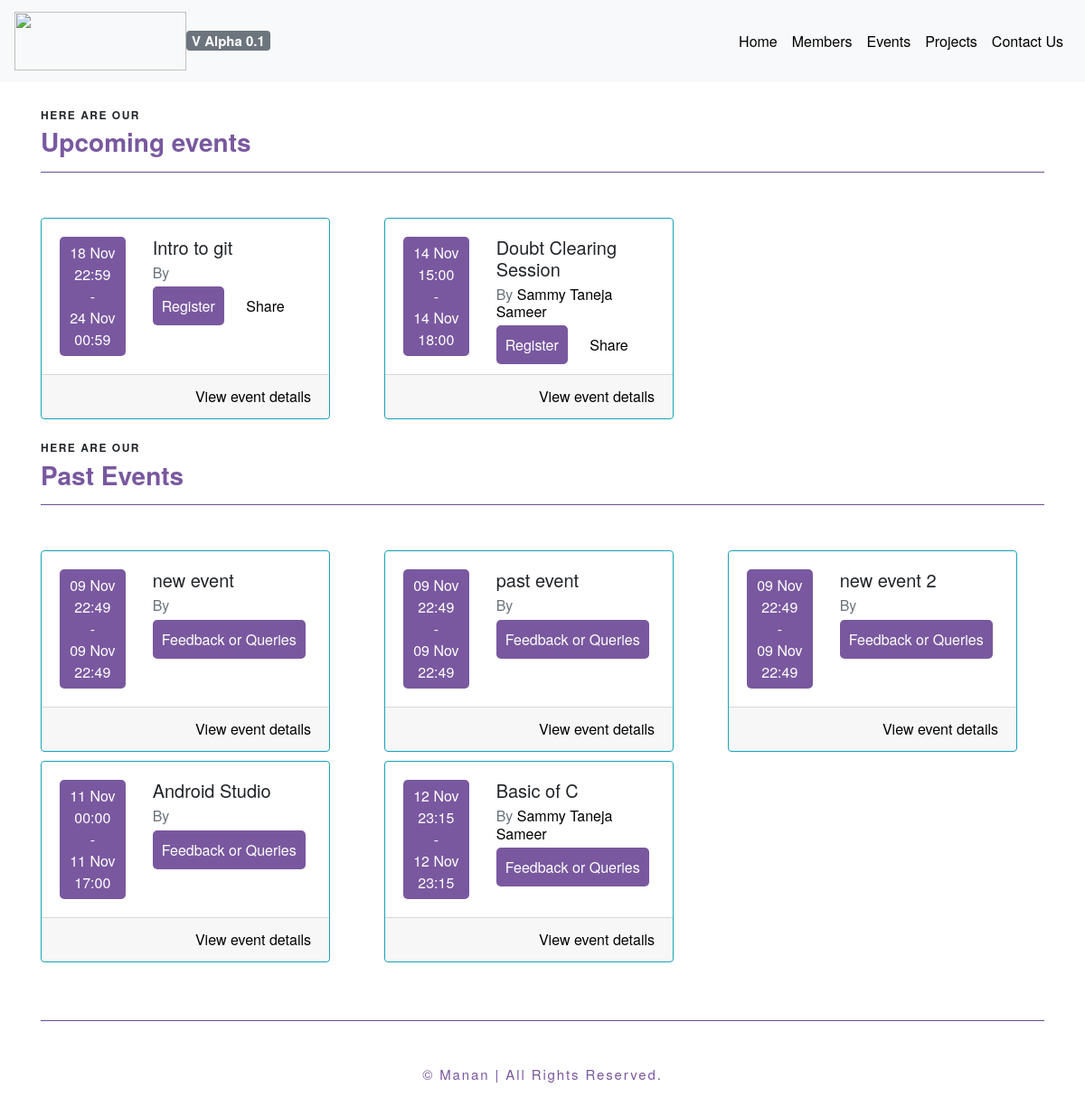
Screenshot of /events/ with the database file from the repository.
### main/models.py (models this page shows, shortened)
class Event(models.Model):
    description = models.TextField(blank=True, null=True)
    title = models.CharField(max_length=500)
    host = models.ManyToManyField(User)
    venue = models.CharField(max_length=100)
    fee = models.IntegerField(default=0)
    rules = models.TextField(blank=True, null=True)
    prerequistes = models.TextField(blank=True, null=True)
    start_date = models.DateField(default=datetime.date.today,auto_now=False,auto_now_add=False)
    end_date = models.DateField(default=datetime.date.today,auto_now=False,auto_now_add=False)
    start_time = models.TimeField(default=datetime.datetime.now().time(),auto_now=False,auto_now_add=False)
    end_time = models.TimeField(default=datetime.datetime.now().time(),auto_now=False,auto_now_add=False)

class Profile(models.Model):
    user = models.OneToOneField(User, on_delete=models.CASCADE)
    email = models.EmailField(blank=True)
    fname = models.CharField(max_length=100, blank=True)
    lname = models.CharField(max_length=100, blank=True)
    github = models.CharField(max_length=100, blank=True)
    batch = models.IntegerField(default=2017)
    facebook = models.CharField(max_length=100, blank=True)
    linkedin = models.CharField(max_length=100, blank=True)
    twitter = models.CharField(max_length=100, blank=True)

### main/views.py (the view)
# urls.py: url(r'^events/$',event_list_view,name="events-list"),
def event_list_view(request):
	obj = Event.objects.all()
	past = []
	future = []
	for x in obj :
		if x.end_date <datetime.date.today():
			past.append(x)
		elif x.end_date ==datetime.date.today() and x.end_time < datetime.datetime.now().time():
			past.append(x)
		else :
			future.append(x)
	return render(request,'events.html',{'past':past,'future':future})

### main/templates/events.html (shortened to what this page needs)
<!doctype html>
<html lang="en">
<head>
  <link rel="stylesheet" href="https://maxcdn.bootstrapcdn.com/bootstrap/4.0.0-beta.2/css/bootstrap.min.css">
</head>
<body style="background-color: #fff">
  <nav class="navbar fixed-top navbar-expand-lg bg-light" style="background-color: #fff;">
    <a class="navbar-brand" href="/">
      <img src="https://s3.amazonaws.com/aws-website-manan-y6eya/manan/manan-logo.png" width="190" height="65"><span class="badge badge-secondary">V Alpha 0.1</span>
    </a>
    <div class="collapse navbar-collapse justify-content-end" id="navbarSupportedContent">
      <ul class="navbar-nav justify-content-end">
        <li class="nav-item active">
          <a class="nav-link" href="/">Home <span class="sr-only">(current)</span></a>
        </li>
        <li class="nav-item">
          <a class="nav-link" href="/members">Members</a>
        </li>
        <li class="nav-item">
          <a class="nav-link" href="/events/">Events</a>
        </li>
        <li class="nav-item">
          <a class="nav-link" href="/projects/">Projects</a>
        </li>
        <li class="nav-item">
          <a class="nav-link" href="/contact/">Contact Us</a>
        </li>
      </ul>
    </div>
  </nav>
  <div class="container">
    <br/><br/><br/><br/>
    <div class="row">
      <div class="col-lg-12"><br/>
        <p class="txxt-head">Here are our</p>
        <h3 class="txxt-body">Upcoming events</h3>
        <hr style="background-color: #79589F">
        <br/>
      </div>
    </div>
    <div class="row">
      {% for x in future %}
      <div class="col-lg-4" style="margin-top: 10px;">
        <div class="card border-info" style="width: 20rem;">
          <div class="card-body">
            <div class="row">
              <div class="col-lg-4">
                <div class="container text-center" style="padding:6px;background-color:#79589F;color:#fff;border-radius:5px; ">
                  {{ x.start_date|date:"d M " }}{{ x.start_time|time:"H:i" }}
                  <br/>
                  -
                  <br/>
                  {{ x.end_date|date:"d M" }} {{ x.end_time|time:"H:i" }}
                </div>
              </div>
              <div class="col-lg-8">
                <h5 class="card-title">{{x.title}}</h5>
                <h6 class="card-subtitle mb-2 text-muted">By
                {% for y in x.host.all %}
                <a href="/member/{{y.username}}">{{y.profile.fname}} {{y.profile.lname}}</a>
                {% endfor %}
                </h6>
                <a href="#" class="card-link"  style="padding:10px;background-color:#79589F;color:#fff;border-radius:5px; " data-toggle="modal" data-target="#exampleModal" data-eventid="{{x.title}}"  data-eventname="{{x.title}}">Register</a>
                <a href="#" class="card-link">Share</a>
              </div>
            </div>
          </div>
          <div class="card-footer">
            <a href="/event/detail/{{x.pk}}" class=" float-right">View event details</a>
          </div>
        </div>
      </div>
      {% endfor %}
    </div>
    <br/>
    <div class="row">
      <div class="col-lg-12">
        <p class="txxt-head">Here are our</p>
        <h3 class="txxt-body">Past Events</h3>
        <hr style="background-color: #79589F">
        <br/>
      </div>
    </div>
    <div class="row">
      {% for x in past %}
      <div class="col-lg-4" style="margin-top: 10px;">
        <div class="card border-info" style="width: 20rem;">
          <div class="card-body">
            <div class="row">
              <div class="col-lg-4">
                <div class="container text-center" style="padding:6px;background-color:#79589F;color:#fff;border-radius:5px; ">
                  {{ x.start_date|date:"d M" }} {{ x.start_time|time:"H:i" }}<br/>  -  <br/>{{ x.end_date|date:"d M" }} {{ x.end_time|time:"H:i" }}
                </div>
              </div>
              <div class="col-lg-8">
                <h5 class="card-title">{{x.title}}</h5>
                <h6 class="card-subtitle mb-2 text-muted">By
                {% for y in x.host.all %}
                <a href="/member/{{y.username}}">{{y.profile.fname}} {{y.profile.lname}}</a>
                {% endfor %}
                </h6>
                <a href="#" class="card-link"  style="padding:10px;background-color:#79589F;color:#fff;border-radius:5px; ">Feedback or Queries</a>
              </div>
            </div>
          </div>
          <div class="card-footer">
            <a href="/event/detail/{{x.pk}}" class=" float-right">View event details</a>
          </div>
        </div>
      </div>
      {% endfor %}
    </div>
    <br/><br/>
    <hr style="background-color: #79589F">
  </div>
  <br/>
  <footer class="txxt-tail text-center">
    <p style="color:#79589F;padding-top: 10px;">© Manan | All Rights Reserved.</p>
  </footer>
</body>
</html>

### main/templates/events.html (style rules this page uses)
body { font-family: "BentonSans", "Helvetica Neue", sans-serif; }
a { color: #000; }
.txxt-head { margin-bottom: 20px; font-size: 12px; font-weight: bold; text-transform: uppercase; letter-spacing: .125em; margin: 0 0 .5em 0; line-height: 1.2; }
.txxt-body { color:#79589F; font-weight: bold; margin: 0 0 .5em 0; line-height: 1.2; }
.txxt-tail { margin-bottom: 20px; font-size: 15px; letter-spacing: .125em; margin: 0 0 .5em 0; line-height: 1.2; }

### rows the page displays
Event: start_date "18 Nov", start_time "22:59", end_date "24 Nov", end_time "00:59", title "Intro to git"
Event: start_date "14 Nov", start_time "15:00", end_date "14 Nov", end_time "18:00", title "Doubt Clearing Session"
Event: start_date "09 Nov", start_time "22:49", end_date "09 Nov", end_time "22:49", title "new event"
Event: start_date "09 Nov", start_time "22:49", end_date "09 Nov", end_time "22:49", title "past event"
Event: start_date "09 Nov", start_time "22:49", end_date "09 Nov", end_time "22:49", title "new event 2"
Event: start_date "11 Nov", start_time "00:00", end_date "11 Nov", end_time "17:00", title "Android Studio"
Event: start_date "12 Nov", start_time "23:15", end_date "12 Nov", end_time "23:15", title "Basic of C"

### other values shown
{{ y.profile.fname }} "Sammy"
{{ y.profile.lname }} "Taneja"
{{ y.profile.fname }} "Sameer"
